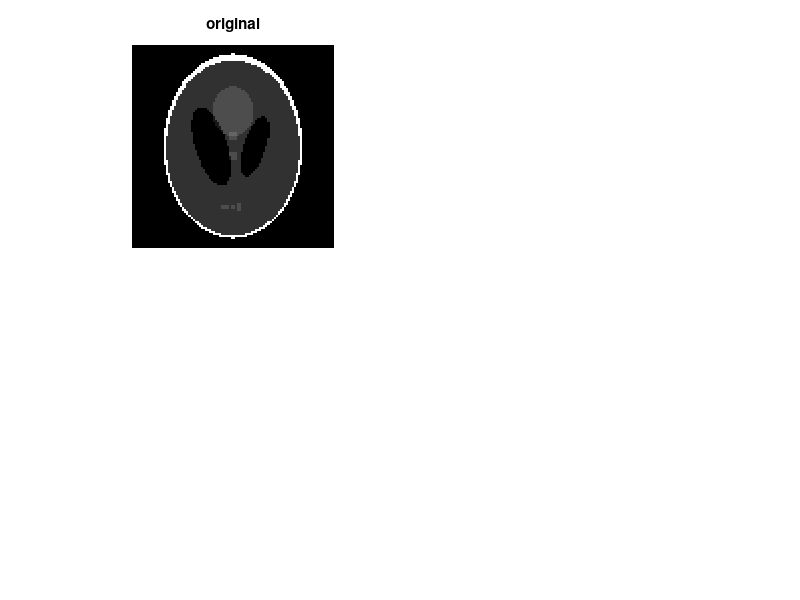

This figure's MATLAB source: (Note: this script raises an error after producing the figure.)
%I=[1 3
%   2 4];
I = phantom('Modified Shepp-Logan', 100);
figure, subplot(2,2,1), imshow(I), title('original');

theta=0:179;

%use backprojection
sinogram=radon(I,theta);

tstart = tic;
Ihatbp=FBP(sinogram,theta);
tsimple = toc(tstart);
subplot(2,2,2), imshow(Ihatbp), title('easy fbp');

tstart = tic;
Ihatbp2=FBP2(sinogram,theta,'ram-lak');
tlight = toc(tstart);
subplot(2,2,3), imshow(Ihatbp2), title('light fbp');

tstart = tic;
Ir=iradon(sinogram,theta);
tradon = toc(tstart);
subplot(2,2,4), imshow(Ir), title('MatLab');
disp(tsimple)
disp(tlight)
disp(tradon)